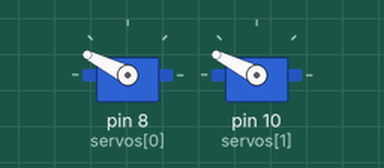
Recording of a program running on a simulated Raspberry Pi (header pin numbers). On the bench: 2 × servo. Files the program writes start out absent; servo angles are drawn from the pulse width (0.5 ms = 0°, 2.5 ms = 180°); threads take turns every 2 ms; the clock reads 2024-03-15 10:24:30 at power-on unless the program sets it.

Above: at 0.05 s.
Timing chart, 0 to 4.6 s (numbered marks = the images above):
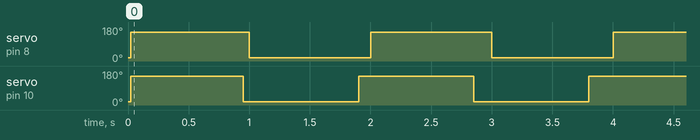

The program:

ejemplo3.py
```python
# EJEMPLO 3: USO DE HEBRAS PARA CONTROLAR 2 MOTORES A LA VEZ
# coding=utf-8
import RPi.GPIO as GPIO    #Importamos la libreria RPi.GPIO
import time                #Importamos time para poder usar time.sleep
import math
import random
import threading
import logging
logging.basicConfig(level=logging.DEBUG, filename="/home/pi/Documents/Taller.20180620/logfile", filemode="a+",format="NOMBRE - %(message)s")
logging.info("hello")

################
servos=[8,10] # esta vez los servos están definidos en una lista
################

GPIO.setmode(GPIO.BOARD)   	#Ponemos la Raspberry en modo BOARD
p = []
GPIO.setup(servos[0],GPIO.OUT)    	#Ponemos el primer servo como salida
p.append( GPIO.PWM(8,50) )      	#Ponemos el primer servo en modo PWM y enviamos 50 pulsos por segundo
GPIO.setup(servos[1],GPIO.OUT)    	#Ponemos el segundo servo como salida
p.append( GPIO.PWM(10,50) )     	#Ponemos el segundo en modo PWM y enviamos 50 pulsos por segundo

# Definimos los puntos inicial y final del servo y los arrancamos
inicial=3.5
final=11
p[0].start(inicial)
p[1].start(inicial)

# En esta parte se define el movimiento de los servos
#################################################################
posiciones1=[1,-1]
posiciones2=[1,-1]
ciclo1=2
ciclo2=1.9

#posiciones1=[i for i in range(100)]
#posiciones=[i for i in range(100)]+[100-i for i in range(100)]
#posiciones2=[math.cos(i/100*2*math.pi) for i in range(100)]
#################################################################

# Esta parte es para asegurarnos de que no nos salimos de los límites
maximo=max(posiciones1)
minimo=min(posiciones1)
posiciones1=[(float(i)-minimo)/(maximo-minimo)*(final-inicial)+inicial for i in posiciones1]

maximo=max(posiciones2)
minimo=min(posiciones2)
posiciones2=[(float(i)-minimo)/(maximo-minimo)*(final-inicial)+inicial for i in posiciones2]

# Se define el comportamiento de cada uno de los servos con un método, que luego llamaremos mediante una hebra
def motor(numero,posiciones,ciclo):
	try:
		while True:
			for i in posiciones:
				p[numero].ChangeDutyCycle(i)
				time.sleep(ciclo/len(posiciones))
				s = "SERVO "+str(servos[numero])+" posición: "+ str(math.floor(i*10)/10)
				logging.info(s)

	except KeyboardInterrupt:         #Si el usuario pulsa CONTROL+C entonces...
		p[numero].stop()          #Detenemos el servo
		GPIO.cleanup()            #Limpiamos los pines GPIO de la Raspberry y cerramos el script


t1 = threading.Thread(target=motor,args=(0,posiciones1,ciclo1,))
t2 = threading.Thread(target=motor,args=(1,posiciones2,ciclo2,))

threads=[]
threads.append(t1)
t1.start()

threads.append(t2)
t2.start()
```

Measured:
- by itself, servo on pin 8 (servos[0]): alternates 153° for 1.0 s and 18° for 1.0 s
- by itself, servo on pin 10 (servos[1]): alternates 153° for 0.95 s and 18° for 0.95 s
